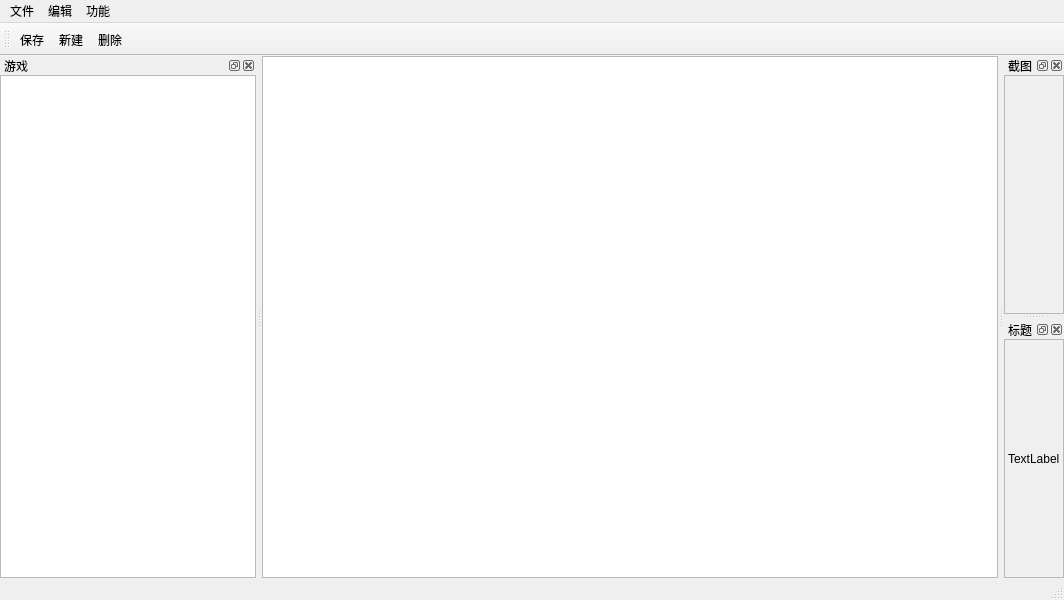
<?xml version="1.0" encoding="UTF-8"?>
<ui version="4.0">
 <class>MainWindow</class>
 <widget class="QMainWindow" name="MainWindow">
  <property name="geometry">
   <rect>
    <x>0</x>
    <y>0</y>
    <width>1064</width>
    <height>600</height>
   </rect>
  </property>
  <property name="windowTitle">
   <string>MainWindow</string>
  </property>
  <widget class="QWidget" name="centralwidget">
   <layout class="QGridLayout" name="gridLayout">
    <property name="leftMargin">
     <number>0</number>
    </property>
    <property name="topMargin">
     <number>0</number>
    </property>
    <property name="rightMargin">
     <number>0</number>
    </property>
    <property name="bottomMargin">
     <number>0</number>
    </property>
    <item row="0" column="0">
     <widget class="QTreeView" name="treeView_list"/>
    </item>
   </layout>
  </widget>
  <widget class="QMenuBar" name="menubar">
   <property name="geometry">
    <rect>
     <x>0</x>
     <y>0</y>
     <width>1064</width>
     <height>23</height>
    </rect>
   </property>
   <widget class="QMenu" name="menu">
    <property name="title">
     <string>文件</string>
    </property>
    <addaction name="actFileOpen"/>
    <addaction name="actNew"/>
    <addaction name="actFileSave"/>
    <addaction name="actExit"/>
   </widget>
   <widget class="QMenu" name="menu_2">
    <property name="title">
     <string>编辑</string>
    </property>
    <addaction name="actplus"/>
    <addaction name="actminus"/>
   </widget>
   <widget class="QMenu" name="menu_3">
    <property name="title">
     <string>功能</string>
    </property>
    <addaction name="actGetPng"/>
   </widget>
   <addaction name="menu"/>
   <addaction name="menu_2"/>
   <addaction name="menu_3"/>
  </widget>
  <widget class="QStatusBar" name="statusbar"/>
  <widget class="QToolBar" name="toolBar">
   <property name="windowTitle">
    <string>toolBar</string>
   </property>
   <attribute name="toolBarArea">
    <enum>TopToolBarArea</enum>
   </attribute>
   <attribute name="toolBarBreak">
    <bool>false</bool>
   </attribute>
   <addaction name="actFileSave"/>
   <addaction name="actNew"/>
   <addaction name="actDelete"/>
  </widget>
  <widget class="QDockWidget" name="dockWidget_2">
   <property name="layoutDirection">
    <enum>Qt::LeftToRight</enum>
   </property>
   <property name="autoFillBackground">
    <bool>false</bool>
   </property>
   <property name="windowTitle">
    <string>截图</string>
   </property>
   <attribute name="dockWidgetArea">
    <number>2</number>
   </attribute>
   <widget class="QWidget" name="dockWidgetContents_2">
    <layout class="QHBoxLayout" name="horizontalLayout">
     <property name="leftMargin">
      <number>0</number>
     </property>
     <property name="topMargin">
      <number>0</number>
     </property>
     <property name="rightMargin">
      <number>0</number>
     </property>
     <property name="bottomMargin">
      <number>0</number>
     </property>
     <item>
      <widget class="QLabel" name="label">
       <property name="frameShape">
        <enum>QFrame::StyledPanel</enum>
       </property>
       <property name="text">
        <string/>
       </property>
      </widget>
     </item>
    </layout>
   </widget>
  </widget>
  <widget class="QDockWidget" name="dockWidget_3">
   <property name="styleSheet">
    <string notr="true"/>
   </property>
   <property name="windowTitle">
    <string>标题</string>
   </property>
   <attribute name="dockWidgetArea">
    <number>2</number>
   </attribute>
   <widget class="QWidget" name="dockWidgetContents_3">
    <layout class="QHBoxLayout" name="horizontalLayout_2">
     <property name="leftMargin">
      <number>0</number>
     </property>
     <property name="topMargin">
      <number>0</number>
     </property>
     <property name="rightMargin">
      <number>0</number>
     </property>
     <property name="bottomMargin">
      <number>0</number>
     </property>
     <item>
      <widget class="QLabel" name="label_2">
       <property name="frameShape">
        <enum>QFrame::StyledPanel</enum>
       </property>
       <property name="frameShadow">
        <enum>QFrame::Plain</enum>
       </property>
       <property name="text">
        <string>TextLabel</string>
       </property>
      </widget>
     </item>
    </layout>
   </widget>
  </widget>
  <widget class="QDockWidget" name="dockWidget">
   <property name="windowTitle">
    <string>游戏</string>
   </property>
   <attribute name="dockWidgetArea">
    <number>1</number>
   </attribute>
   <widget class="QWidget" name="dockWidgetContents">
    <layout class="QGridLayout" name="gridLayout_2">
     <property name="leftMargin">
      <number>0</number>
     </property>
     <property name="topMargin">
      <number>0</number>
     </property>
     <property name="rightMargin">
      <number>0</number>
     </property>
     <property name="bottomMargin">
      <number>0</number>
     </property>
     <item row="0" column="0">
      <widget class="QTreeView" name="treeView_type"/>
     </item>
    </layout>
   </widget>
  </widget>
  <action name="actFileOpen">
   <property name="icon">
    <iconset resource="../../rcs/qrc/res.qrc">
     <normaloff>:/images/images/PNG_64x64/folder_64.png</normaloff>:/images/images/PNG_64x64/folder_64.png</iconset>
   </property>
   <property name="text">
    <string>打开…</string>
   </property>
   <property name="toolTip">
    <string>打开文件</string>
   </property>
   <property name="shortcut">
    <string>Ctrl+O</string>
   </property>
  </action>
  <action name="actGetPng">
   <property name="icon">
    <iconset resource="../../rcs/qrc/res.qrc">
     <normaloff>:/images/images/PNG_64x64/pencil_64.png</normaloff>:/images/images/PNG_64x64/pencil_64.png</iconset>
   </property>
   <property name="text">
    <string>提取图片</string>
   </property>
   <property name="toolTip">
    <string>提取图片到指定文件夹</string>
   </property>
   <property name="shortcut">
    <string>Ctrl+G</string>
   </property>
  </action>
  <action name="actExit">
   <property name="icon">
    <iconset resource="../../rcs/qrc/res.qrc">
     <normaloff>:/images/images/PNG_64x64/exit.png</normaloff>:/images/images/PNG_64x64/exit.png</iconset>
   </property>
   <property name="text">
    <string>退出</string>
   </property>
   <property name="toolTip">
    <string>退出</string>
   </property>
   <property name="shortcut">
    <string>Ctrl+Q</string>
   </property>
  </action>
  <action name="actFileSave">
   <property name="icon">
    <iconset resource="../../rcs/qrc/res.qrc">
     <normaloff>:/images/images/PNG_64x64/save_64.png</normaloff>:/images/images/PNG_64x64/save_64.png</iconset>
   </property>
   <property name="text">
    <string>保存</string>
   </property>
   <property name="toolTip">
    <string>保存配置</string>
   </property>
   <property name="shortcut">
    <string>Ctrl+S</string>
   </property>
  </action>
  <action name="actplus">
   <property name="icon">
    <iconset resource="../../rcs/qrc/res.qrc">
     <normaloff>:/images/images/PNG_48x48/button_plus_blue.png</normaloff>:/images/images/PNG_48x48/button_plus_blue.png</iconset>
   </property>
   <property name="text">
    <string>窗口放大</string>
   </property>
   <property name="toolTip">
    <string>主窗口放大</string>
   </property>
  </action>
  <action name="actminus">
   <property name="icon">
    <iconset resource="../../rcs/qrc/res.qrc">
     <normaloff>:/images/images/PNG_48x48/button_minus_blue.png</normaloff>:/images/images/PNG_48x48/button_minus_blue.png</iconset>
   </property>
   <property name="text">
    <string>窗口缩小</string>
   </property>
   <property name="toolTip">
    <string>主窗口缩小</string>
   </property>
  </action>
  <action name="actNew">
   <property name="icon">
    <iconset resource="../../rcs/qrc/res.qrc">
     <normaloff>:/images/images/PNG_64x64/document_64.png</normaloff>:/images/images/PNG_64x64/document_64.png</iconset>
   </property>
   <property name="text">
    <string>新建</string>
   </property>
   <property name="toolTip">
    <string>新建一组游戏</string>
   </property>
  </action>
  <action name="actDelete">
   <property name="icon">
    <iconset resource="../../rcs/qrc/res.qrc">
     <normaloff>:/images/images/PNG_64x64/delete_64.png</normaloff>:/images/images/PNG_64x64/delete_64.png</iconset>
   </property>
   <property name="text">
    <string>删除</string>
   </property>
   <property name="toolTip">
    <string>删除</string>
   </property>
  </action>
 </widget>
 <resources>
  <include location="../../rcs/qrc/res.qrc"/>
 </resources>
 <connections/>
</ui>
